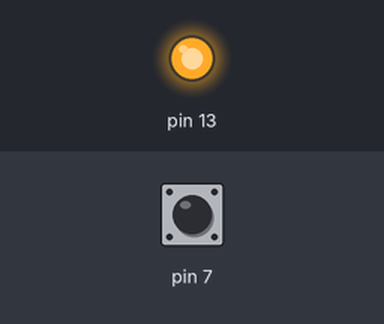
Recording of a sketch running on a simulated Arduino Uno, built with avr-gcc and run on an emulated ATmega328P. Parts: output pins drawn as LEDs (lit = HIGH). Inputs (shaded band) come from the test bench; at power-on: pin 7 HIGH.

Above: at 1.2 s.
1.3 s: pin 7 pulled LOW for 0.15 s
At 1.37 s:
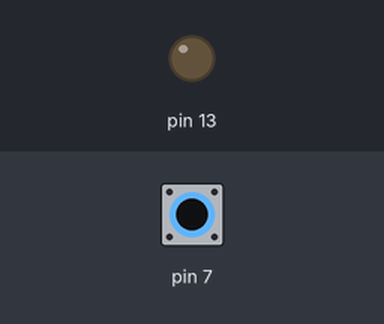
2.9 s: pin 7 pulled LOW for 3.2 s
At 6.7 s:
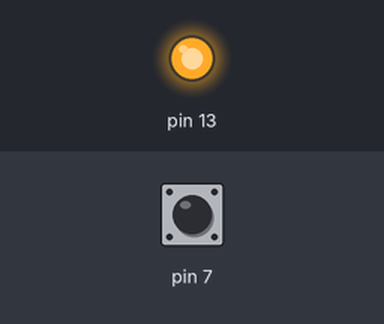
Timing chart, 0 to 8.2 s (numbered marks = the images above; inputs shaded):
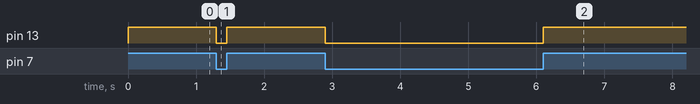

Measured:
- after the input at 1.3 s, pin 13: HIGH → LOW at once, → HIGH 0.15 s later
- after the input at 2.9 s, pin 13: HIGH → LOW at once, → HIGH 3.2 s later

The sketch:

sketch_mar26d.ino
```cpp
void setup() {


  pinMode(7,INPUT_PULLUP);
  pinMode(13,OUTPUT);
}

void loop() {

//int deger= digitalRead(7);

/*
if(deger==1) //butona basılı ise
{

digitalWrite(13,1);

}
else{
digitalWrite(13,0);

}*/


//ıkıncı yontem

//int deger= digitalRead(7);
//digitalWrite(13,deger);

//ucuncu yontem


digitalWrite(13,digitalRead(7));


}
```
